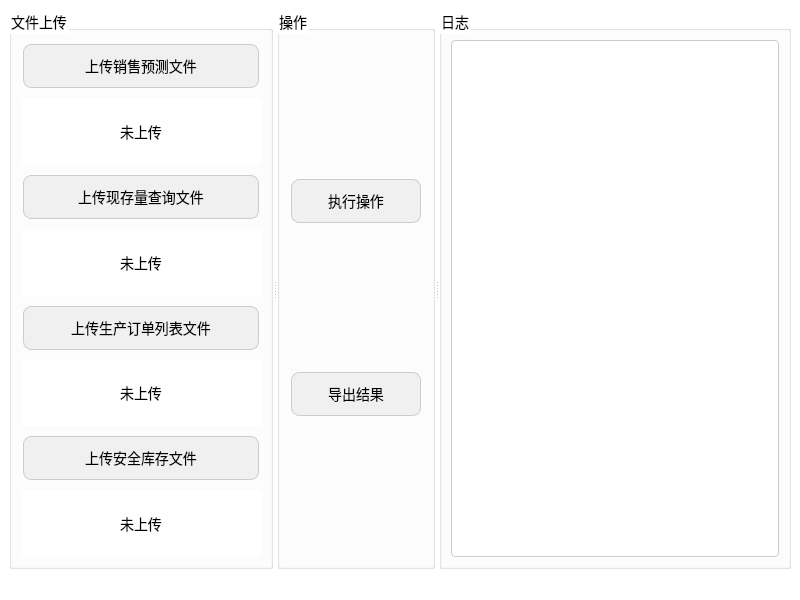
<?xml version="1.0" encoding="UTF-8"?>
<ui version="4.0" stdsetdef="1">
 <class>MainWindow</class>
 <widget class="QMainWindow" name="MainWindow">
  <property name="geometry">
   <rect>
    <x>0</x>
    <y>0</y>
    <width>800</width>
    <height>600</height>
   </rect>
  </property>
  <property name="windowTitle">
   <string>排产计划工具</string>
  </property>
  <property name="styleSheet">
   <string notr="true">
    QWidget {
        background-color: #ffffff;
        color: #000000;
        font-family: Arial, sans-serif;
        font-size: 14px;
    }

    QPushButton {
        background-color: #f0f0f0;
        color: #000000;
        border: 1px solid #ccc;
        padding: 10px 20px;
        text-align: center;
        text-decoration: none;
        display: inline-block;
        font-size: 14px;
        margin: 4px 2px;
        cursor: pointer;
        border-radius: 8px;
    }

    QPushButton:hover {
        background-color: #e0e0e0;
    }

    QLabel {
        color: #000000;
        font-size: 14px;
        text-align: center;
    }

    QLineEdit {
        background-color: #ffffff;
        color: #000000;
        border: 1px solid #ccc;
        padding: 5px;
        border-radius: 4px;
    }

    QProgressBar {
        background-color: #ffffff;
        border: 1px solid #ccc;
        border-radius: 4px;
        text-align: center;
        color: #000000;
    }

    QProgressBar::chunk {
        background-color: #e0e0e0;
    }

    QTableWidget {
        background-color: #ffffff;
        color: #000000;
        border: 1px solid #ccc;
        padding: 5px;
        border-radius: 4px;
    }

    QTextEdit {
        background-color: #ffffff;
        color: #000000;
        border: 1px solid #ccc;
        padding: 5px;
        border-radius: 4px;
    }
   </string>
  </property>
  <widget class="QWidget" name="centralwidget">
   <layout class="QHBoxLayout" name="horizontalLayout">
    <item>
     <widget class="QSplitter" name="splitter">
      <property name="orientation">
       <enum>Qt::Horizontal</enum>
      </property>
      <widget class="QGroupBox" name="fileUploadGroupBox">
       <property name="title">
        <string>文件上传</string>
       </property>
       <layout class="QVBoxLayout" name="verticalLayout_2">
        <item>
         <widget class="QPushButton" name="uploadSalesForecastButton">
          <property name="text">
           <string>上传销售预测文件</string>
          </property>
         </widget>
        </item>
        <item>
         <widget class="QLabel" name="salesForecastStatusLabel">
          <property name="text">
           <string>未上传</string>
          </property>
          <property name="alignment">
           <set>Qt::AlignCenter</set>
          </property>
         </widget>
        </item>
        <item>
         <widget class="QPushButton" name="uploadInventoryButton">
          <property name="text">
           <string>上传现存量查询文件</string>
          </property>
         </widget>
        </item>
        <item>
         <widget class="QLabel" name="inventoryStatusLabel">
          <property name="text">
           <string>未上传</string>
          </property>
          <property name="alignment">
           <set>Qt::AlignCenter</set>
          </property>
         </widget>
        </item>
        <item>
         <widget class="QPushButton" name="uploadProductionOrdersButton">
          <property name="text">
           <string>上传生产订单列表文件</string>
          </property>
         </widget>
        </item>
        <item>
         <widget class="QLabel" name="productionOrdersStatusLabel">
          <property name="text">
           <string>未上传</string>
          </property>
          <property name="alignment">
           <set>Qt::AlignCenter</set>
          </property>
         </widget>
        </item>
        <item>
         <widget class="QPushButton" name="uploadSafetyStockButton">
          <property name="text">
           <string>上传安全库存文件</string>
          </property>
         </widget>
        </item>
        <item>
         <widget class="QLabel" name="safetyStockStatusLabel">
          <property name="text">
           <string>未上传</string>
          </property>
          <property name="alignment">
           <set>Qt::AlignCenter</set>
          </property>
         </widget>
        </item>
       </layout>
      </widget>
      <widget class="QGroupBox" name="operationGroupBox">
       <property name="title">
        <string>操作</string>
       </property>
       <layout class="QVBoxLayout" name="verticalLayout_3">
        <item>
         <widget class="QPushButton" name="runButton">
          <property name="text">
           <string>执行操作</string>
          </property>
         </widget>
        </item>
        <item>
         <widget class="QPushButton" name="exportButton">
          <property name="text">
           <string>导出结果</string>
          </property>
         </widget>
        </item>
       </layout>
      </widget>
      <widget class="QGroupBox" name="logGroupBox">
       <property name="title">
        <string>日志</string>
       </property>
       <layout class="QVBoxLayout" name="verticalLayout_4">
        <item>
         <widget class="QTextEdit" name="logTextEdit">
          <property name="readOnly">
           <bool>true</bool>
          </property>
          <property name="styleSheet">
           <string notr="true">
            QTextEdit {
                background-color: #ffffff;
                color: #000000;
                border: 1px solid #ccc;
                padding: 5px;
                border-radius: 4px;
            }
           </string>
          </property>
         </widget>
        </item>
       </layout>
      </widget>
     </widget>
    </item>
   </layout>
  </widget>
  <widget class="QStatusBar" name="statusbar"/>
 </widget>
 <resources/>
 <connections/>
</ui>
